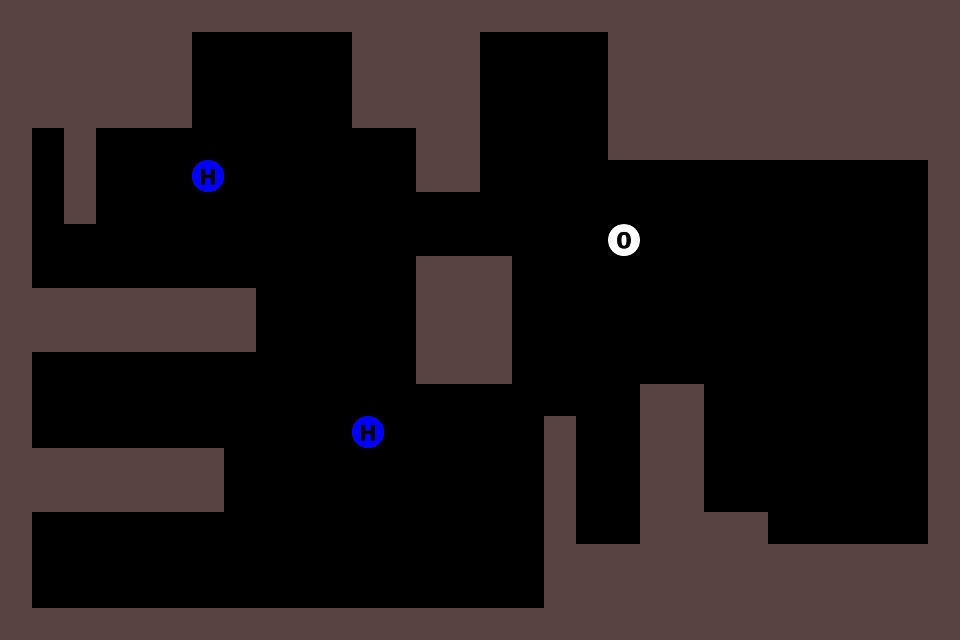

This game map was drawn from its Tiled (.tmx) file and the tilesets committed beside it. A one-line description and the trimmed map source follow:
An orthogonal 30x20 tile map with 32x32 px tiles, 2 tile layers (surface, atoms), 2 tilesets.

<map version="1.0" tiledversion="1.0.2" orientation="orthogonal" renderorder="right-down" width="30" height="20" tilewidth="32" tileheight="32" nextobjectid="1">
 <tileset firstgid="1" name="surface_tiles" tilewidth="32" tileheight="32" tilecount="300" columns="20">
  <image source="../pics/tile_map.png" trans="ffffff" width="640" height="480" />
 </tileset>
 <tileset firstgid="301" name="moleculles_tiles" tilewidth="32" tileheight="32" tilecount="300" columns="20">
  <image source="../pics/moleculles_tiles.png" width="640" height="480" />
  <tile id="0">
   <properties>
    <property name="name" value="hydrogen" />
   </properties>
  </tile>
  <tile id="1">
   <properties>
    <property name="name" value="oxygen" />
   </properties>
  </tile>
 </tileset>
 <layer name="surface" width="30" height="20">
  <data>[600 cells, 248 non-empty, 1 distinct tile ids]</data>
 </layer>
 <layer name="atoms" width="30" height="20">
  <data>[600 cells, 3 non-empty, 2 distinct tile ids]</data>
 </layer>
</map>